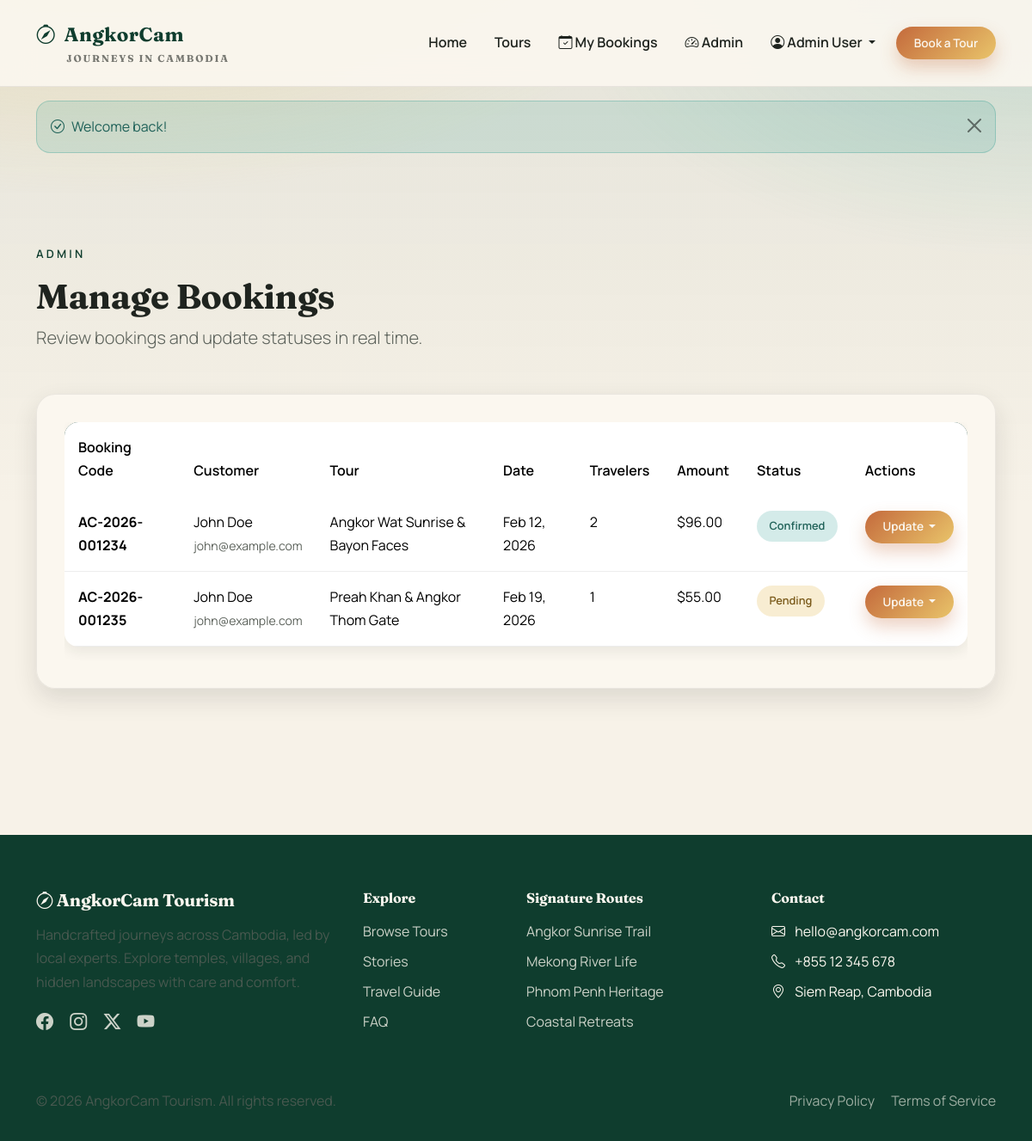
The page /?page=admin-bookings (signed in) on the database its author committed.
### tables this page shows
CREATE TABLE bookings (
    id INT UNSIGNED AUTO_INCREMENT PRIMARY KEY,
    booking_code VARCHAR(50) UNIQUE NOT NULL,
    tour_id INT UNSIGNED NOT NULL,
    user_id INT UNSIGNED NULL,
    customer_name VARCHAR(100) NOT NULL,
    customer_email VARCHAR(150) NOT NULL,
    customer_phone VARCHAR(20) NOT NULL,
    travelers INT NOT NULL DEFAULT 1,
    booking_date DATE NOT NULL,
    total_price DECIMAL(10,2) NOT NULL,
    status ENUM('pending', 'confirmed', 'completed', 'cancelled') DEFAULT 'pending',
    notes TEXT,
    created_at TIMESTAMP DEFAULT CURRENT_TIMESTAMP,
    updated_at TIMESTAMP DEFAULT CURRENT_TIMESTAMP ON UPDATE CURRENT_TIMESTAMP,
    
    FOREIGN KEY (tour_id) REFERENCES tours(id) ON DELETE RESTRICT ON UPDATE CASCADE,
    FOREIGN KEY (user_id) REFERENCES users(id) ON DELETE SET NULL ON UPDATE CASCADE,
    
    INDEX idx_booking_code (booking_code),
    INDEX idx_tour (tour_id),
    INDEX idx_user (user_id),
    INDEX idx_status (status),
    INDEX idx_booking_date (booking_date)
);

CREATE TABLE tours (
    id INT UNSIGNED AUTO_INCREMENT PRIMARY KEY,
    title VARCHAR(200) NOT NULL,
    slug VARCHAR(255) UNIQUE NOT NULL,
    location VARCHAR(100) NOT NULL,
    category VARCHAR(50) NOT NULL DEFAULT 'Cultural',
    price DECIMAL(10,2) NOT NULL,
    duration INT NOT NULL COMMENT 'Duration in days',
    description TEXT,
    highlights TEXT COMMENT 'What makes this tour special',
    included TEXT COMMENT 'What is included',
    excluded TEXT COMMENT 'What is not included',
    image VARCHAR(255),
    available_seats INT DEFAULT 15,
    status ENUM('active', 'inactive') DEFAULT 'active',
    created_at TIMESTAMP DEFAULT CURRENT_TIMESTAMP,
    updated_at TIMESTAMP DEFAULT CURRENT_TIMESTAMP ON UPDATE CURRENT_TIMESTAMP,
    
    INDEX idx_slug (slug),
    INDEX idx_location (location),
    INDEX idx_category (category),
    INDEX idx_status (status),
    INDEX idx_price (price)
);

### app/Models/Booking.php (called while the page is built, shortened)
<?php
class Booking {
    private $db;
    public function __construct($database) {
        $this->db = $database;
    }
    public function getAll() {
        $sql = "SELECT b.*, t.title as tour_title, t.location, u.name as user_name
                FROM bookings b
                JOIN tours t ON b.tour_id = t.id
                LEFT JOIN users u ON b.user_id = u.id
                ORDER BY b.created_at DESC";
        $stmt = $this->db->query($sql);
        return $stmt->fetchAll();
    }
}

### config/config.php (called while the page is built, shortened)
<?php
try {
    $dsn = "mysql:host=" . DB_HOST . ";port=" . DB_PORT . ";dbname=" . DB_NAME . ";charset=utf8mb4";
    $options = [
        PDO::ATTR_ERRMODE => PDO::ERRMODE_EXCEPTION,
        PDO::ATTR_DEFAULT_FETCH_MODE => PDO::FETCH_ASSOC,
        PDO::ATTR_EMULATE_PREPARES => false
    ];
    $db = new PDO($dsn, DB_USER, DB_PASS, $options);
} catch (PDOException $e) {
    die("Database Connection Failed: " . $e->getMessage());
}
function e($value) {
    return htmlspecialchars($value ?? '', ENT_QUOTES, 'UTF-8');
}
function formatPrice($amount) {
    return '$' . number_format((float)$amount, 2);
}
function formatDate($date, $format = 'M d, Y') {
    return date($format, strtotime($date));
}
require_once BASE_PATH . '/app/Models/Booking.php';

### views/pages/admin/bookings.php (the view, shortened to what this page needs)
<?php
$bookingModel = new Booking($db);
$bookings = $bookingModel->getAll();
?>
<section class="section">
    <div class="container">
        <div class="section-header">
            <p class="eyebrow dark">Admin</p>
            <h1>Manage Bookings</h1>
            <p class="lead">Review bookings and update statuses in real time.</p>
        </div>
        <div class="glass-card">
            <div class="table-responsive">
                <table class="table">
                    <thead>
                        <tr>
                            <th>Booking Code</th>
                            <th>Customer</th>
                            <th>Tour</th>
                            <th>Date</th>
                            <th>Travelers</th>
                            <th>Amount</th>
                            <th>Status</th>
                            <th>Actions</th>
                        </tr>
                    </thead>
                    <tbody>
                        <?php foreach ($bookings as $booking): ?>
                            <tr>
                                <td><strong><?= e($booking['booking_code']) ?></strong></td>
                                <td>
                                    <?= e($booking['customer_name']) ?><br>
                                    <small class="text-muted"><?= e($booking['customer_email']) ?></small>
                                </td>
                                <td><?= e($booking['tour_title']) ?></td>
                                <td><?= formatDate($booking['booking_date']) ?></td>
                                <td><?= $booking['travelers'] ?></td>
                                <td><?= formatPrice($booking['total_price']) ?></td>
                                <td>
                                    <span class="badge-status badge-<?= $booking['status'] ?>">
                                        <?= ucfirst($booking['status']) ?>
                                    </span>
                                </td>
                                <td>
                                    <div class="dropdown">
                                        <button class="btn btn-sm btn-gradient dropdown-toggle" type="button" data-bs-toggle="dropdown">
                                            Update
                                        </button>
                                    </div>
                                </td>
                            </tr>
                        <?php endforeach; ?>
                    </tbody>
                </table>
            </div>
        </div>
    </div>
</section>
<?php $content = ob_get_clean(); require __DIR__ . '/../../layouts/main.php'; ?>

### rows shown on the page
bookings: booking_code "AC-2026-001234", customer_name "John Doe", customer_email "john@example.com", tour.title "Angkor Wat Sunrise & Bayon Faces", booking_date "Feb 12, 2026", travelers "2", total_price "$96.00", status "Confirmed"
bookings: booking_code "AC-2026-001235", customer_name "John Doe", customer_email "john@example.com", tour.title "Preah Khan & Angkor Thom Gate", booking_date "Feb 19, 2026", travelers "1", total_price "$55.00", status "Pending"

### other values the page prints
$_SESSION['name'] "Admin User"
$success "Welcome back!"
